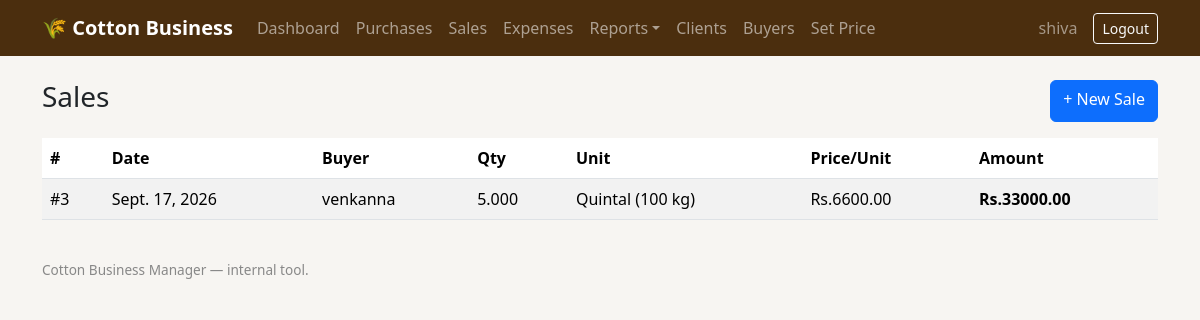
The app's page /sales/ (signed in) with its own data.
### core/models.py (models this page shows, shortened)
class Sale(models.Model):
    date = models.DateField(default=timezone.now)
    buyer = models.ForeignKey(Buyer, on_delete=models.PROTECT, related_name="sales")
    unit = models.CharField(max_length=3, choices=UNIT_CHOICES, default="QTL")
    quantity = models.DecimalField(max_digits=10, decimal_places=3)
    price_per_unit = models.DecimalField(max_digits=10, decimal_places=2)
    amount = models.DecimalField(max_digits=12, decimal_places=2, editable=False, default=0)
    notes = models.TextField(blank=True)
    created_at = models.DateTimeField(auto_now_add=True)
    class Meta:
        ordering = ["-date", "-created_at"]

class Buyer(models.Model):
    name = models.CharField(max_length=150)
    industry_name = models.CharField(max_length=150, blank=True)
    phone = models.CharField(max_length=20, blank=True)
    address = models.TextField(blank=True)
    created_at = models.DateTimeField(auto_now_add=True)
    class Meta:
        ordering = ["name"]
    def __str__(self):
        return self.name

### core/views.py (the view)
# urls.py: path("sales/", views.sale_list, name="sale_list"),
@login_required
def sale_list(request):
    sales = Sale.objects.select_related("buyer").all()[:200]
    return render(request, "core/sale_list.html", {"sales": sales})

### core/templates/core/sale_list.html (shortened to what this page needs)
{% extends "core/base.html" %}
{% block content %}
<div class="d-flex justify-content-between">
  <h3>Sales</h3>
  <a class="btn btn-primary" href="{% url 'core:sale_create' %}">+ New Sale</a>
</div>
<table class="table table-striped mt-3">
  <thead><tr><th>#</th><th>Date</th><th>Buyer</th><th>Qty</th><th>Unit</th><th>Price/Unit</th><th>Amount</th></tr></thead>
  <tbody>
  {% for s in sales %}
    <tr>
      <td>#{{ s.pk }}</td><td>{{ s.date }}</td><td>{{ s.buyer }}</td>
      <td>{{ s.quantity }}</td><td>{{ s.get_unit_display }}</td>
      <td>Rs.{{ s.price_per_unit }}</td><td><strong>Rs.{{ s.amount }}</strong></td>
    </tr>
  {% empty %}
    <tr><td colspan="7">No sales yet.</td></tr>
  {% endfor %}
  </tbody>
</table>
{% endblock %}

### core/templates/core/base.html (shortened to what this page needs)
<!DOCTYPE html>
<html lang="en">
<head>
<link href="https://cdn.jsdelivr.net/npm/bootstrap@5.3.3/dist/css/bootstrap.min.css" rel="stylesheet">
</head>
<body>
{% if user.is_authenticated %}
<nav class="navbar navbar-expand-lg navbar-dark" style="background:#4b2e0e;">
  <div class="container">
    <a class="navbar-brand" href="{% url 'core:dashboard' %}">🌾 Cotton Business</a>
    <div class="collapse navbar-collapse" id="nav">
      <ul class="navbar-nav me-auto">
        <li class="nav-item"><a class="nav-link" href="{% url 'core:dashboard' %}">Dashboard</a></li>
        <li class="nav-item"><a class="nav-link" href="{% url 'core:purchase_list' %}">Purchases</a></li>
        <li class="nav-item"><a class="nav-link" href="{% url 'core:sale_list' %}">Sales</a></li>
        <li class="nav-item"><a class="nav-link" href="{% url 'core:expense_list' %}">Expenses</a></li>
        <li class="nav-item dropdown">
          <a class="nav-link dropdown-toggle" href="#" role="button" data-bs-toggle="dropdown">Reports</a>
        </li>
        <li class="nav-item"><a class="nav-link" href="{% url 'core:client_list' %}">Clients</a></li>
        <li class="nav-item"><a class="nav-link" href="{% url 'core:buyer_list' %}">Buyers</a></li>
        <li class="nav-item"><a class="nav-link" href="{% url 'core:set_today_price' %}">Set Price</a></li>
      </ul>
      <span class="navbar-text me-3 text-white-50">{{ user.username }}</span>
      <form action="{% url 'logout' %}" method="post" class="d-inline"> {% csrf_token %} <button type="submit" class="btn btn-outline-light btn-sm">Logout</button> </form>
    </div>
  </div>
</nav>
{% endif %}
<div class="container py-4">
  {% block content %}{% endblock %}
</div>
<div class="container pb-4">
  <footer>Cotton Business Manager — internal tool.</footer>
</div>
</body>
</html>

### core/templates/core/base.html (style rules this page uses)
body { background:#f7f5f2; }
.navbar-brand { font-weight: 600; }
footer { color:#888; font-size: .85rem; }

### records on screen
Sale: pk "3", date "Sept. 17, 2026", buyer "venkanna", quantity "5.000", unit "Quintal (100 kg)", price_per_unit "6600.00", amount "33000.00"

### other values on screen
{{ user.username }} "shiva"
